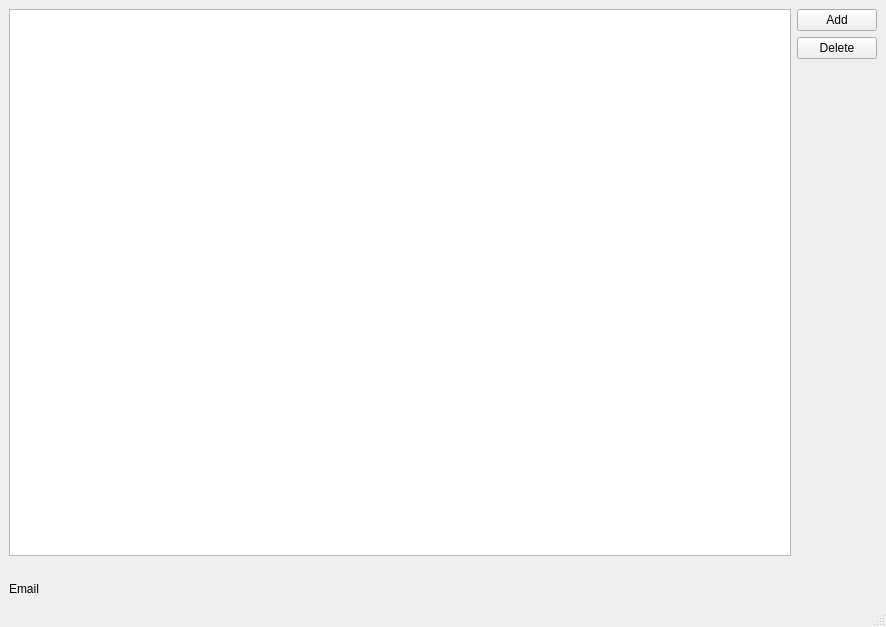
<?xml version="1.0" encoding="UTF-8"?>
<ui version="4.0">
 <class>AddressBook</class>
 <widget class="QMainWindow" name="AddressBook">
  <property name="geometry">
   <rect>
    <x>0</x>
    <y>0</y>
    <width>886</width>
    <height>627</height>
   </rect>
  </property>
  <property name="windowTitle">
   <string>MainWindow</string>
  </property>
  <widget class="QWidget" name="centralwidget">
   <property name="enabled">
    <bool>true</bool>
   </property>
   <layout class="QVBoxLayout" name="verticalLayout_2">
    <item>
     <layout class="QGridLayout" name="gridLayout_2">
      <item row="2" column="0">
       <widget class="QLabel" name="emailLabel">
        <property name="text">
         <string>Email</string>
        </property>
       </widget>
      </item>
      <item row="1" column="0">
       <widget class="QLabel" name="nameLabel">
        <property name="text">
         <string>&lt;No item&gt;</string>
        </property>
       </widget>
      </item>
      <item row="0" column="0">
       <widget class="QListWidget" name="addressList"/>
      </item>
      <item row="0" column="1" rowspan="3">
       <layout class="QVBoxLayout" name="verticalLayout">
        <item>
         <widget class="QPushButton" name="addButton">
          <property name="text">
           <string>Add</string>
          </property>
         </widget>
        </item>
        <item>
         <widget class="QPushButton" name="deleteButton">
          <property name="text">
           <string>Delete</string>
          </property>
         </widget>
        </item>
        <item>
         <spacer name="verticalSpacer">
          <property name="orientation">
           <enum>Qt::Vertical</enum>
          </property>
          <property name="sizeHint" stdset="0">
           <size>
            <width>20</width>
            <height>40</height>
           </size>
          </property>
         </spacer>
        </item>
       </layout>
      </item>
     </layout>
    </item>
   </layout>
  </widget>
  <widget class="QStatusBar" name="statusbar"/>
  <widget class="QMenuBar" name="menubar">
   <property name="geometry">
    <rect>
     <x>0</x>
     <y>0</y>
     <width>886</width>
     <height>22</height>
    </rect>
   </property>
  </widget>
 </widget>
 <resources/>
 <connections/>
</ui>
